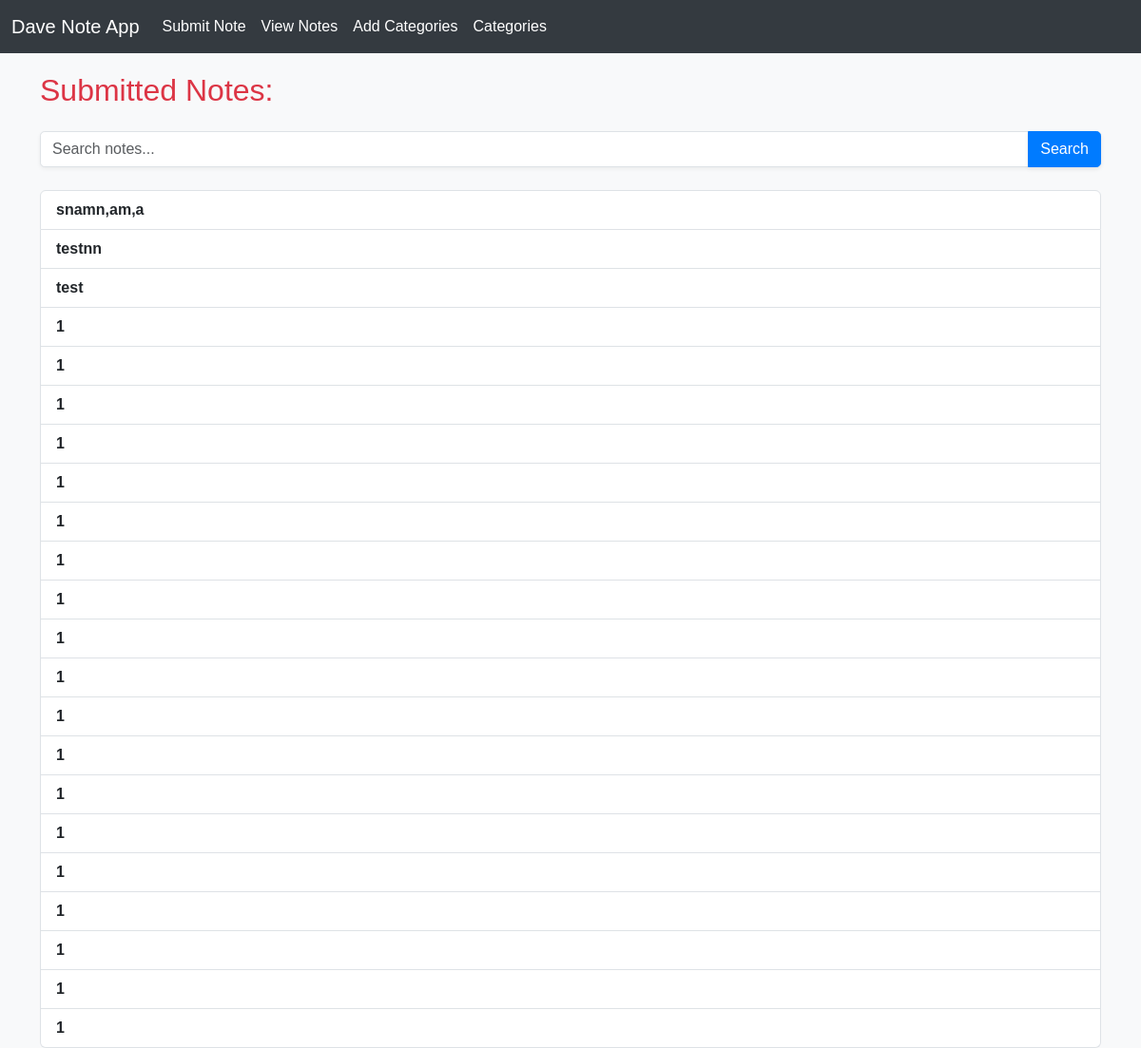
The app's page /note/view_notes/, older data.
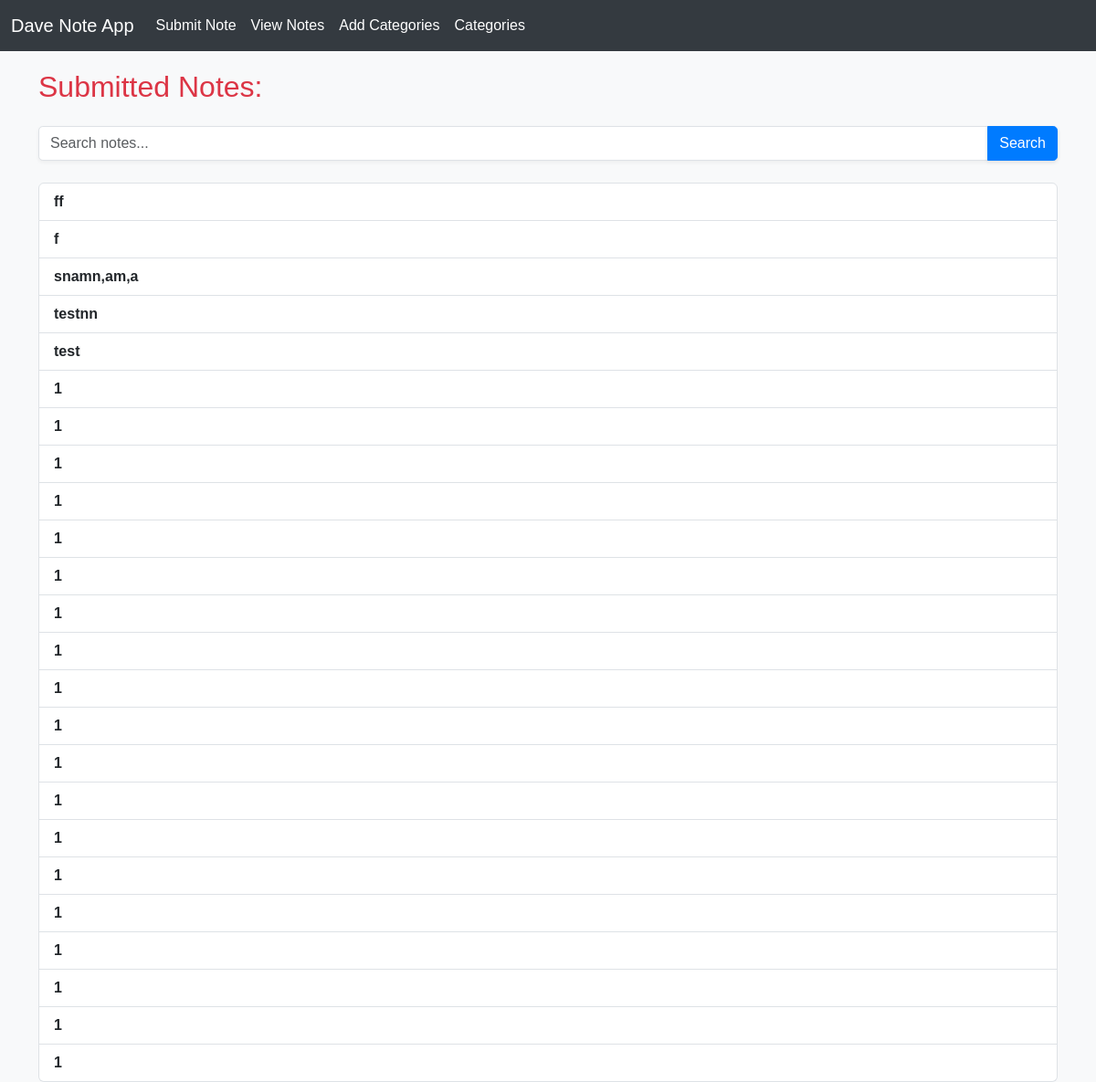
The same page, newer data.
### note/models.py (models this page shows, shortened)
class Notes(models.Model):
    note_title = models.CharField(max_length=100)
    note = models.TextField(blank=True)
    created_at = models.DateTimeField(auto_now_add=True)
    file = models.FileField(upload_to='note_files/', blank=True, null=True)
    category = models.ForeignKey(Category, on_delete=models.SET_NULL, null=True, blank=True)
    class Meta:
        ordering = ['-created_at']
        verbose_name = 'Note'
        verbose_name_plural = 'Notes'

### note/views.py (the view)
# urls.py: path('view_notes/', views.note_view, name='view_note'),
def note_view(request):
    search_query = request.GET.get('q', '')  # Get search query from the URL (if any)
    if search_query:
        notes = Notes.objects.filter(
            note_title__icontains=search_query) | Notes.objects.filter(note__icontains=search_query)
    else:
        notes = Notes.objects.all().order_by('-created_at')  # If no search query, show all notes
    return render(request, "template/view_notes.html", {'notes': notes})

### templates/template/view_notes.html (shortened to what this page needs)
{% extends 'template/base.html' %}
{% block content %}
  <h2 class="mb-4 text-danger">Submitted Notes:</h2>
  <form method="get" class="mb-4">
    <div class="input-group">
      <input type="text" name="q" class="form-control" placeholder="Search notes..." value="{{ request.GET.q }}">
      <button type="submit" class="btn btn-primary">Search</button>
    </div>
  </form>
  <div class="list-group">
    {% for note in notes %}
      <div class="list-group-item">
        <div class="note-title" data-bs-toggle="collapse" data-bs-target="#noteContent{{ note.id }}" aria-expanded="false" aria-controls="noteContent{{ note.id }}">
          {{ note.note_title }}
        </div>
      </div>
    {% empty %}
      <p>No notes submitted yet.</p>
    {% endfor %}
  </div>
{% endblock %}

### templates/template/base.html (shortened to what this page needs)
<!DOCTYPE html>
<html lang="en">
<head>
  <link href="https://cdn.jsdelivr.net/npm/bootstrap@5.3.0-alpha1/dist/css/bootstrap.min.css" rel="stylesheet">
</head>
<body>
  <header>
    <nav class="navbar navbar-expand-lg navbar-dark">
      <div class="container-fluid">
        <a class="navbar-brand" href="#">Dave Note App</a>
        <div class="collapse navbar-collapse" id="navbarNav">
          <ul class="navbar-nav">
            <li class="nav-item">
              <a class="nav-link" href="{% url 'note' %}">Submit Note</a>
            </li>
            <li class="nav-item">
              <a class="nav-link" href="{% url 'view_note' %}">View Notes</a>
            </li>
            <li class="nav-item">
              <a class="nav-link" href="{% url 'add_category' %}">Add Categories</a>
            </li>
            <li class="nav-item">
              <a class="nav-link" href="{% url 'category_list' %}">Categories</a>
            </li>
          </ul>
        </div>
      </div>
    </nav>
  </header>
  <div class="container">
    {% block content %}
    {% endblock %}
  </div>
</body>
</html>

### templates/template/base.html (style rules this page uses)
body { background-color: #f8f9fa; font-family: Arial, sans-serif; }
.navbar { background-color: #343a40; }
.navbar-brand, .navbar-nav .nav-link { color: #ffffff !important; }
.container { margin-top: 20px; }
.form-control { border-radius: 0.3rem; box-shadow: 0 2px 4px rgba(0, 0, 0, 0.05); }
.btn-primary { background-color: #007bff; border-color: #007bff; border-radius: 0.3rem; box-shadow: 0 2px 4px rgba(0, 0, 0, 0.1); }
.note-title { cursor: pointer; font-weight: bold; }

Row changes from the older to the newer data that the page shows:
added Notes: note_title "ff"
added Notes: note_title "f"
